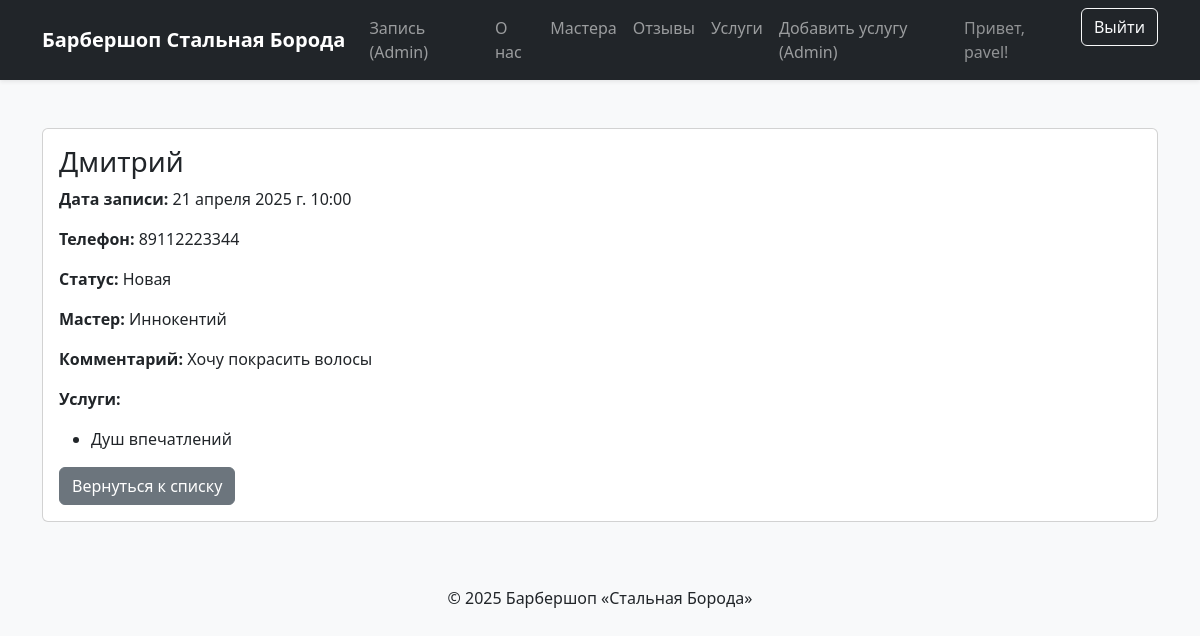
Page /orders/1/ (signed in) on the committed database.
### core/models.py (models this page shows, shortened)
class Order(models.Model):
    client_name = models.CharField(max_length=100, verbose_name="Имя клиента")
    phone = models.CharField(max_length=20, verbose_name="Телефон")
    comment = models.TextField(blank=True, verbose_name="Комментарий")
    status = models.CharField(max_length=50, choices=STATUS_CHOICES, default="new", verbose_name="Статус")
    date_created = models.DateTimeField(auto_now_add=True, verbose_name="Дата создания")
    date_updated = models.DateTimeField(auto_now=True, verbose_name="Дата обновления")
    master = models.ForeignKey(Master, on_delete=models.SET_NULL, null=True, blank=True, verbose_name="Мастер")
    services = models.ManyToManyField(Service, related_name="orders", verbose_name="Услуги")
    appointment_date = models.DateTimeField(verbose_name="Дата и время записи")
    class Meta:
        verbose_name = "Заказ"
        verbose_name_plural = "Заказы"

class Master(models.Model):
    name = models.CharField(max_length=150, verbose_name="Имя")
    photo = models.ImageField(upload_to="masters/", blank=True, verbose_name="Фотография")
    phone = models.CharField(max_length=20, verbose_name="Телефон")
    address = models.CharField(max_length=255, verbose_name="Адрес")
    experience = models.PositiveIntegerField(verbose_name="Стаж работы (лет)")
    services = models.ManyToManyField(Service, related_name="masters", verbose_name="Услуги")
    is_active = models.BooleanField(default=True, verbose_name="Активен")
    class Meta:
        verbose_name = "Мастер"
        verbose_name_plural = "Мастера"

class Service(models.Model):
    name = models.CharField(max_length=200, verbose_name="Название", db_index=True)
    description = models.TextField(blank=True, verbose_name="Описание")
    price = models.DecimalField(max_digits=10, decimal_places=2, verbose_name="Цена", db_index=True)
    duration = models.PositiveIntegerField(verbose_name="Длительность (минут)")
    is_popular = models.BooleanField(default=False, verbose_name="Популярная услуга")
    image = models.ImageField(upload_to="services/", blank=True, verbose_name="Изображение")
    class Meta:
        verbose_name = "Услуга"
        verbose_name_plural = "Услуги"
        indexes = [
            models.Index(fields=["name", "price"]),  # составной индекс
        ]

### barbershop/views.py (the view)
# urls.py: path('orders/<int:order_id>/', OrderDetailView.as_view(), name='order_detail'),
class OrderDetailView(StaffRequiredMixin, DetailView):
    model = Order
    template_name = "core/order_detail.html"
    pk_url_kwarg = "order_id"
    def dispatch(self, req, *a, **k):
        if not req.user.is_staff:
            messages.error(req, "У вас нет доступа.")
        return super().dispatch(req, *a, **k)

### core/mixins.py (called while the page is built)
    def test_func(self):
        return self.request.user.is_staff

### barbershop/templates/core/order_detail.html (shortened to what this page needs)
{% extends "base.html" %}
{% block content %}
<div class="card my-4">
    <div class="card-body">
        <h3>{{ order.client_name }}</h3>
        <p><strong>Дата записи:</strong> {{ order.appointment_date }}</p>
        <p><strong>Телефон:</strong> {{ order.phone }}</p>
        <p><strong>Статус:</strong> {{ order.get_status_display }}</p>
        <p><strong>Мастер:</strong>
            {% if order.master %}
                {{ order.master.name }}
            {% else %}
                Не назначен
            {% endif %}
        </p>
        <p><strong>Комментарий:</strong> {{ order.comment|default:"Нет комментария" }}</p>
        <p><strong>Услуги:</strong></p>
        <ul>
            {% for service in order.services.all %}
                <li>{{ service.name }}</li>
            {% empty %}
                <li>Нет услуг</li>
            {% endfor %}
        </ul>
        <a href="{% url 'orders_list' %}" class="btn btn-secondary">Вернуться к списку</a>
    </div>
</div>
{% endblock %}

### barbershop/templates/includes/menu.html (shortened to what this page needs)
<nav class="navbar navbar-expand-lg navbar-dark bg-dark shadow-sm">
    <div class="container">
        <a class="navbar-brand fw-bold" href="{% url 'landing' %}">Барбершоп Стальная Борода</a>
        <div class="collapse navbar-collapse" id="navbarNav">
            <ul class="navbar-nav me-auto mb-2 mb-lg-0">
                {% if user.is_staff %}
                    <li class="nav-item">
                        <a class="nav-link" href="{% url 'orders_list' %}">Запись (Admin)</a>
                    </li>
                {% endif %}
                <li class="nav-item">
                    <a class="nav-link" href="{% url 'landing' %}#about">О нас</a>
                </li>
                <li class="nav-item">
                    <a class="nav-link" href="{% url 'landing' %}#masters">Мастера</a>
                </li>
                <li class="nav-item">
                    <a class="nav-link" href="{% url 'landing' %}#reviews">Отзывы</a>
                </li>
                <li class="nav-item">
                    <a class="nav-link" href="{% url 'landing' %}#services">Услуги</a>
                </li>
                {% if user.is_staff %}
                    <li class="nav-item">
                        <a class="nav-link" href="{% url 'service_create' %}">Добавить услугу (Admin)</a>
                    </li>
                {% endif %}
            </ul>
            <ul class="navbar-nav ms-auto mb-2 mb-lg-0">
                {% if user.is_authenticated %}
                    <li class="nav-item d-flex align-items-center me-3">
                        <span class="navbar-text text-white-50">Привет, {{ user.username }}!</span>
                    </li>
                    <li class="nav-item">
                        <form method="post" action="{% url 'logout' %}" class="d-inline">
                            <button type="submit" class="btn btn-outline-light">Выйти</button>
                        </form>
                    </li>
                {% endif %}
            </ul>
        </div>
    </div>
</nav>

### barbershop/templates/base.html (style rules this page uses)
body { background-color: #f8f9fa; }
html { scroll-behavior: smooth; }

### rows in the picture
Order: client_name "Дмитрий", appointment_date "21 апреля 2025 г. 10:00", phone "89112223344", status "Новая", master.name "Иннокентий", comment "Хочу покрасить волосы"
Service: name "Душ впечатлений"

### other values in the picture
{{ user.username }} "pavel"
